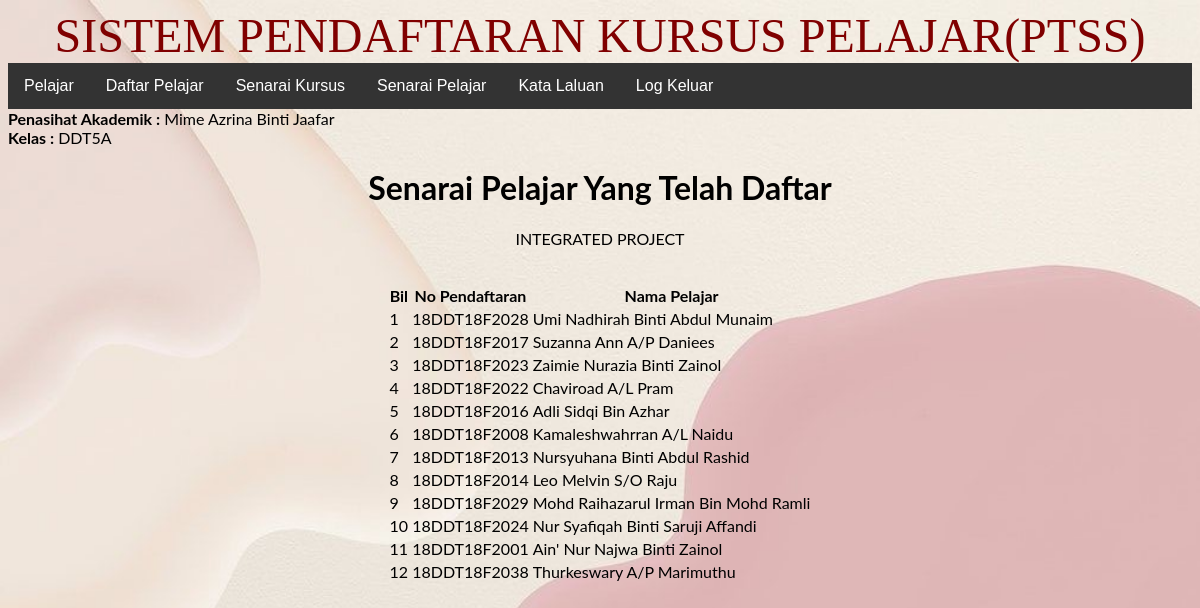
Screenshot of /pendaftaran/pensyarah/index.php?daftar=senaraipelajar&idkursus=6 (signed in) with the database file from the repository.
### tables this page shows
CREATE TABLE `pensyarah` (
  `idpensyarah` int(11) NOT NULL,
  `namapensyarah` varchar(250) NOT NULL,
  `jabatan` varchar(250) NOT NULL,
  `kelas` varchar(50) NOT NULL,
  `username` varchar(250) NOT NULL,
  `password` varchar(250) NOT NULL
);

CREATE TABLE `kursus` (
  `idkursus` int(11) NOT NULL,
  `kodkursus` varchar(50) NOT NULL,
  `namakursus` varchar(250) NOT NULL,
  `jamkredit` float NOT NULL
);

CREATE TABLE `pelajar` (
  `idpelajar` int(11) NOT NULL,
  `idpensyarah` int(11) NOT NULL,
  `nomatrik` varchar(50) NOT NULL,
  `namapelajar` varchar(250) NOT NULL,
  `username` varchar(250) NOT NULL,
  `password` varchar(250) NOT NULL
);

### pendaftaran/pensyarah/senaraipelajar.php (the view, shortened to what this page needs)
<?php
    $idkursus = $_GET['idkursus'];
    $sql = "SELECT * FROM kursus WHERE idkursus = $idkursus";
    $row = $conn->query($sql)->fetch_object();
?>
<h1>Senarai Pelajar Yang Telah Daftar</h1>
<p><?php echo $row->namakursus;?></p><br>
<table border="0">
    <tr>
        <th>Bil</th>
        <th>No Pendaftaran</th>
        <th>Nama Pelajar</th>
    </tr>
    <?php
    $bil = 1;
    $sql = "SELECT * FROM pensyarah, pelajar, daftar, kursus
    WHERE pelajar.idpensyarah = pensyarah.idpensyarah
    AND pelajar.idpelajar = daftar.idpelajar AND daftar.idkursus = kursus.idkursus AND daftar.idkursus = $idkursus";
    $result = $conn->query($sql);
    while ($row = $result->fetch_object()) {
        ?>
        <tr>
            <td><?php echo $bil++; ?></td>
            <td><?php echo $row->nomatrik; ?></td>
            <td><?php echo $row->namapelajar; ?></td>
        </tr>
        <?php
    }
    ?>
</table>

### pendaftaran/pensyarah/index.php (shortened to what this page needs)
<?php
require '../conn.php';
$idpensyarah = $_SESSION['idpensyarah'];
$sql = "SELECT * FROM pensyarah WHERE idpensyarah = $idpensyarah";
$row = $conn->query($sql)->fetch_object();
?>
<!DOCTYPE html>
<html lang="en">
<head>
    <link rel="stylesheet" href="../register.css">
</head>
<body>
<marquee direction="right" height="70" width="100%" bgcolor="pink" loop="20">
  <font face="times new roman" size="30" color="maroon"><center>SISTEM PENDAFTARAN KURSUS PELAJAR(PTSS)</font></center>
</marquee>
<ul>
    <li><a href="index.php?daftar=senarai">Pelajar</a></li>
    <li><a href="index.php?daftar=daftar">Daftar Pelajar</a></li>
    <li><a href="index.php?daftar=kursus">Senarai Kursus</a></li>
    <li><a href="index.php?daftar=pelajar">Senarai Pelajar</a></li>
    <li><a href="index.php?daftar=katalaluan">Kata Laluan</a></li>
    <li><a href="../logout.php">Log Keluar</a></li>
</ul>
<font><b>Penasihat Akademik :</b></font>
<font><?php echo $row->namapensyarah;?></font><br>
<font><b>Kelas :</b></font>
<font><?php echo $row->kelas;?></font><br>
<center><div>
    <?php
    $daftar = 'senarai';
    if (isset($_GET['daftar'])) $daftar = $_GET['daftar'];
    require "$daftar.php";
    ?>
</div></center>
</body>
</html>

### pendaftaran/register.css (style rules this page uses)
body { font-family: 'Lato', sans-serif; background-image: url('color.jpg'); background-repeat: no-repeat; background-attachment: fixed; background-size: cover; }
ul { list-style-type:none; margin:0; padding:0; overflow:hidden; background-color:#333; }
li { float: left; }
li a { display:block; color:white; text-align:center; padding:14px 16px; text-decoration: none; font: 10px; font-family:Arial; font-weight:normal; }

### rows the page displays
pensyarah: namapensyarah "Mime Azrina Binti Jaafar", kelas "DDT5A", pelajar.nomatrik "18DDT18F2023", pelajar.namapelajar "Zaimie Nurazia Binti Zainol", pelajar.nomatrik "18DDT18F2016", pelajar.namapelajar "Adli Sidqi Bin Azhar", pelajar.nomatrik "18DDT18F2008", pelajar.namapelajar "Kamaleshwahrran A/L Naidu", pelajar.nomatrik "18DDT18F2014", pelajar.namapelajar "Leo Melvin S/O Raju", pelajar.nomatrik "18DDT18F2024", pelajar.namapelajar "Nur Syafiqah Binti Saruji Affandi"
kursus: namakursus "INTEGRATED PROJECT"
pensyarah: pelajar.nomatrik "18DDT18F2028", pelajar.namapelajar "Umi Nadhirah Binti Abdul Munaim", pelajar.nomatrik "18DDT18F2017", pelajar.namapelajar "Suzanna Ann A/P Daniees", pelajar.nomatrik "18DDT18F2022", pelajar.namapelajar "Chaviroad A/L Pram", pelajar.nomatrik "18DDT18F2013", pelajar.namapelajar "Nursyuhana Binti Abdul Rashid", pelajar.nomatrik "18DDT18F2029", pelajar.namapelajar "Mohd Raihazarul Irman Bin Mohd Ramli", pelajar.nomatrik "18DDT18F2001", pelajar.namapelajar "Ain' Nur Najwa Binti Zainol", pelajar.nomatrik "18DDT18F2038", pelajar.namapelajar "Thurkeswary A/P Marimuthu"
